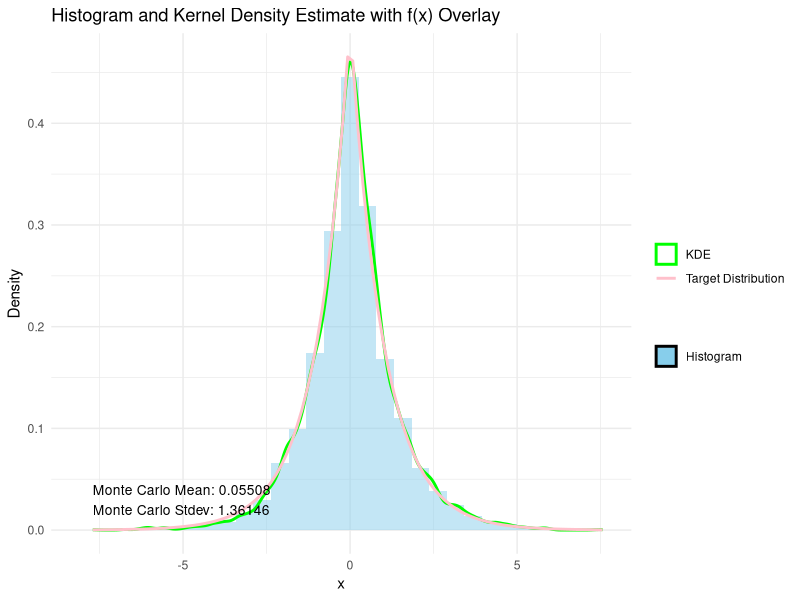
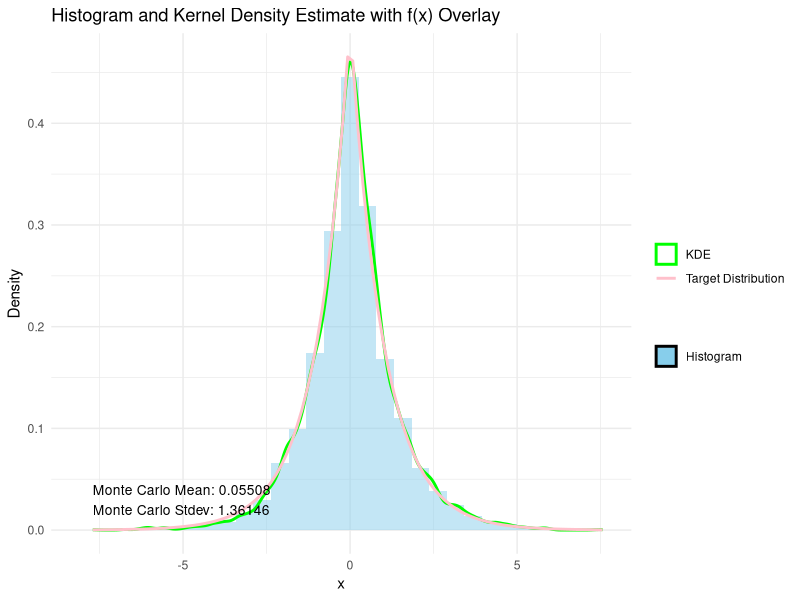

Source code (R) for these figures, in order:
## ---- chunk 1
knitr::opts_chunk$set(echo = TRUE)
## ---- chunk 2

library(ggplot2)

#Step 1: Set up the initial variables
# Target distribution PDF
f <- function(x) {
  return(0.5 * exp(-abs(x)))
}

# Log of the target distribution for numerical stability
log_f <- function(x) {
  return(log(0.5) - abs(x))
}

#Step 2: Use Random Walk Metropolis Algo

# Random walk Metropolis algorithm
random_walk_metropolis <- function(N, s, x0) {
  samples <- numeric(N)
  samples[1] <- x0  # initial value
  
  for (i in 2:N) {
    x_star <- rnorm(1, mean = samples[i-1], sd = s)  # propose a new state
    log_r <- log_f(x_star) - log_f(samples[i-1])  # compute log of ratio
    u <- log(runif(1))  # log of uniform random number for comparison
    
    if (u < log_r) {
      samples[i] <- x_star  # accept the new state
    } else {
      samples[i] <- samples[i-1]  # reject the new state
    }
  }
  
  return(samples)
}

#Generate Samples + Visualize
# Parameters
N <- 10000
s <- 1
x0 <- 0

# Generate samples
samples <- random_walk_metropolis(N, s, x0)

# Calculate the sample mean and standard deviation
sample_mean <- mean(samples)
sample_std <- sd(samples)

# Visualization: Histogram and Kernel Density Estimate (KDE) with the Actual Distribution Overlay
#What is a KDE: A technique used in statistics to create a smooth curve given a set of data. In the simplest terms, a KDE can be thought of as a smoothed version of a histogram, describing the distribution of a random variable. Its params are smoothness, kernel and bandwidth...
plot <- ggplot(data.frame(x = samples), aes(x = x)) +
  geom_histogram(aes(y = ..density.., fill = "Histogram"), bins = 30, alpha = 0.5) + # Assign fill within aes for legend
  geom_density(aes(color = "KDE"), size = 1) + # Assign color within aes for legend
  stat_function(fun = f, aes(color = "Target Distribution"), size = 1) + # Use aes for color to add to legend
  scale_fill_manual(name = "", values = "skyblue", labels = "Histogram") + # Manual scale for fill
  scale_color_manual(name = "", values = c("KDE" = "green", "Target Distribution" = "pink"), labels = c("KDE", "Target Distribution")) + # Manual scale for color
  labs(title = "Histogram and Kernel Density Estimate with f(x) Overlay",
       x = "x", y = "Density") +
  annotate("text", x = min(samples), y = max(0.5 * exp(-abs(min(samples)))), label = sprintf("Monte Carlo Mean: %.5f\nMonte Carlo Stdev: %.5f", sample_mean, sample_std), hjust = 0, vjust = -0.5, size = 3.5) +
  theme_minimal() +
  guides(fill = guide_legend(override.aes = list(alpha = 1))) 

print(plot)

dir_path <- './r_images'

if(!dir.exists(dir_path)) {
  dir.create(dir_path, recursive=TRUE)
}

ggsave("./r_images/1A_R.png", plot, width = 8, height = 5, dpi = 300)
